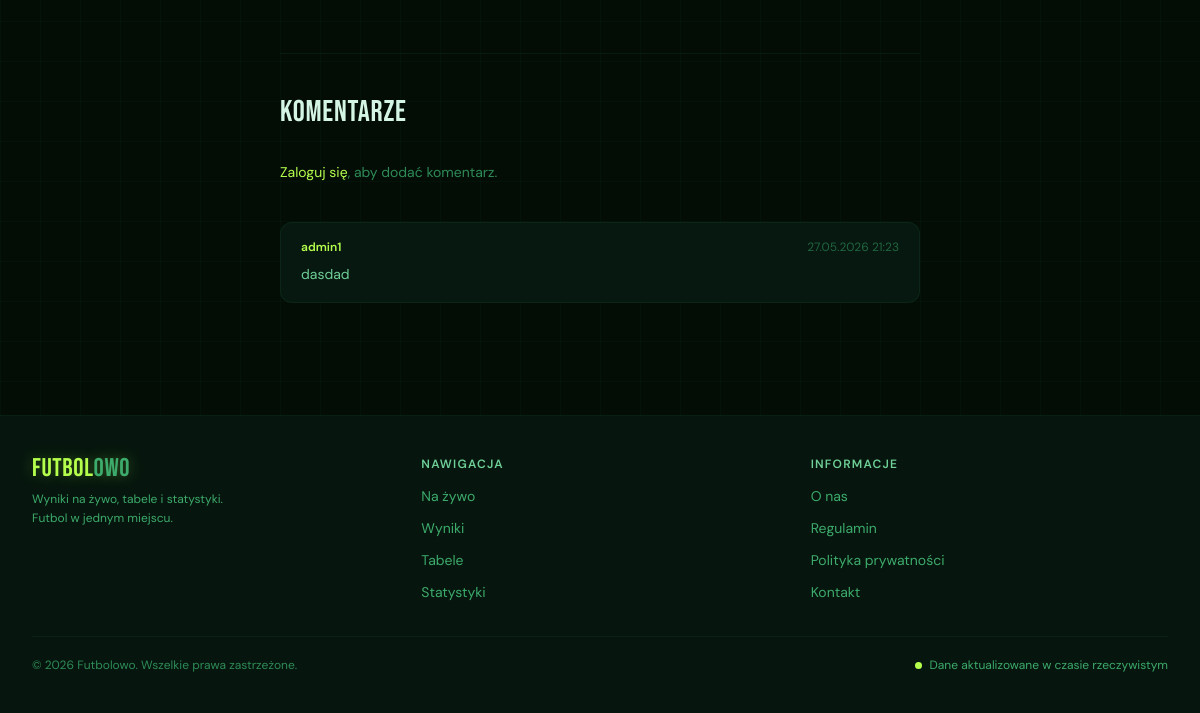
Before: /articles/view/1 (lower part) with the older database file.
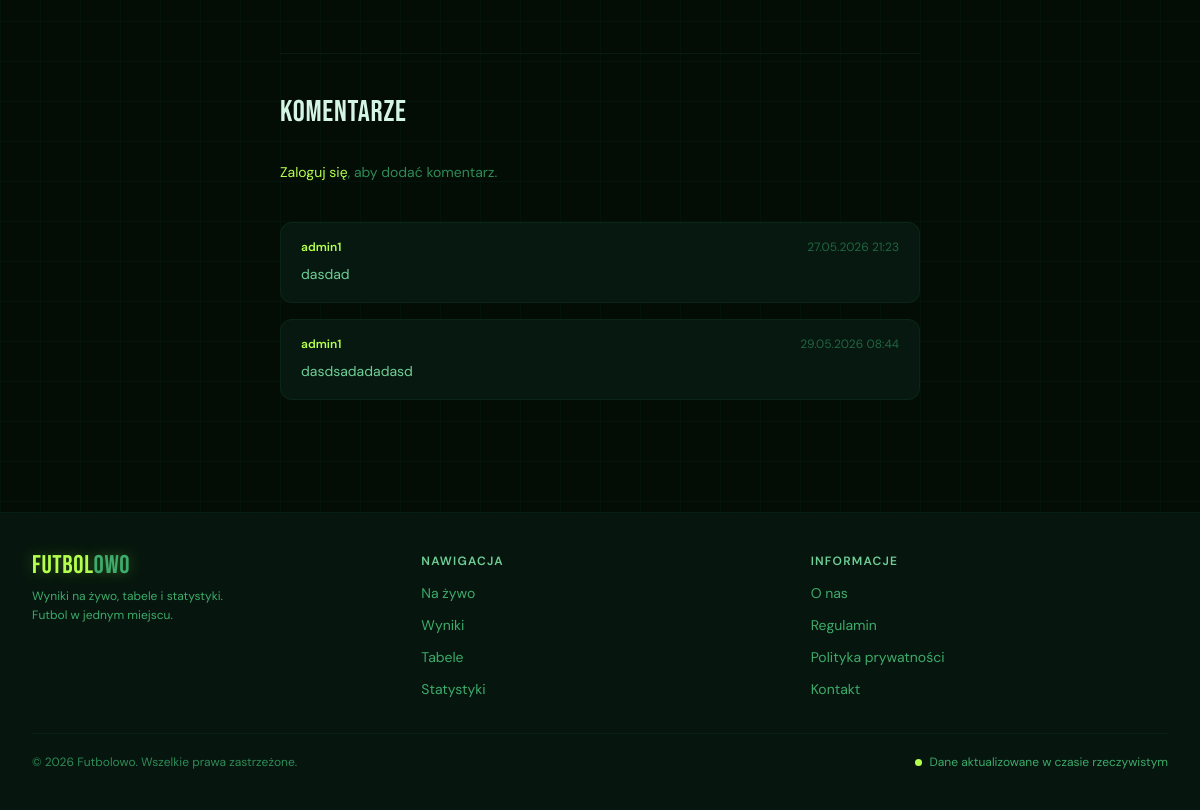
After: the same page with the newer database file.
### apps/articles/models.py (models this page shows)
class Comment(models.Model):
    author = models.ForeignKey(User, related_name="comments", on_delete=models.CASCADE)
    article = models.ForeignKey(Article, related_name="comments", on_delete=models.CASCADE)
    content = models.TextField(max_length=250)
    created_at = models.DateTimeField(auto_now_add=True)

### apps/articles/views.py (the view)
# urls.py: path("/view/<int:id>", views.article_view, name="view"),
def article_view(request, id):
    article = get_object_or_404(Article, pk=id)
    if request.method == "POST":
        comment_form = CommentForm(request.POST)
        if comment_form.is_valid():
            comment = comment_form.save(commit=False)
            comment.article = article
            comment.author = request.user
            comment.save()
        return redirect('articles:view', id)
    else:
        comment_form = CommentForm()
    comments = article.comments.all()
    return render(request, "articles/article_view.html", {
        "article": article,
        "form": comment_form,
        'comments': comments,
    })

### apps/articles/templates/articles/article_view.html (shortened to what this page needs)
{% extends 'core/base.html' %}
{% block body %}
<div class="max-w-3xl mx-auto px-4 sm:px-6 lg:px-8 py-12">
  <div class="article-content text-sm leading-relaxed">
    {{ article.content|safe }}
  </div>
<div class="max-w-3xl mx-auto px-4 sm:px-6 lg:px-8 pb-16">
  <div class="border-t border-forest-700/30 pt-10 mb-8">
    <h2 class="font-display text-3xl tracking-wide text-forest-50">Komentarze</h2>
  </div>
  {% if user.is_authenticated %}
  <form method="POST" class="mb-10">
    {% csrf_token %}
    <div class="flex flex-col gap-3">
      <textarea name="content" rows="3" placeholder="Napisz komentarz..."
                class="bg-forest-900 border border-forest-700/50 rounded-lg px-4 py-3 text-forest-50 placeholder-forest-500 text-sm focus:outline-none focus:border-[#b5ff4d] focus:shadow-[0_0_12px_rgba(181,255,77,0.15)] transition-all duration-200 resize-none"></textarea>
      <button type="submit"
              class="self-end px-5 py-2 rounded-lg text-xs font-semibold tracking-widest uppercase bg-[#b5ff4d] text-forest-950 hover:bg-[#caff7a] hover:shadow-[0_0_16px_rgba(181,255,77,0.4)] transition-all duration-200">
        Dodaj komentarz
      </button>
    </div>
  </form>
  {% else %}
  <p class="text-forest-400 text-sm mb-10">
    <a href="{% url 'login' %}" class="text-[#b5ff4d] hover:underline">Zaloguj się</a>, aby dodać komentarz.
  </p>
  {% endif %}
  {% if comments %}
  <div class="flex flex-col gap-4">
    {% for comment in comments %}
    <div class="bg-forest-900 border border-forest-700/40 rounded-xl px-5 py-4">
      <div class="flex items-center justify-between mb-2">
        <span class="text-xs font-semibold text-[#b5ff4d]">{{ comment.author.username }}</span>
        <span class="text-xs text-forest-500">{{ comment.created_at|date:"d.m.Y H:i" }}</span>
      </div>
      <p class="text-forest-200 text-sm leading-relaxed">{{ comment.content }}</p>
    </div>
    {% endfor %}
  </div>
  {% else %}
  <p class="text-forest-500 text-sm">Brak komentarzy. Bądź pierwszy!</p>
  {% endif %}
</div>
</div>
{% endblock %}

Changed rows visible on the page:
added Comment: author.username "admin1", created_at "29.05.2026 08:44", content "dasdsadadadasd"
